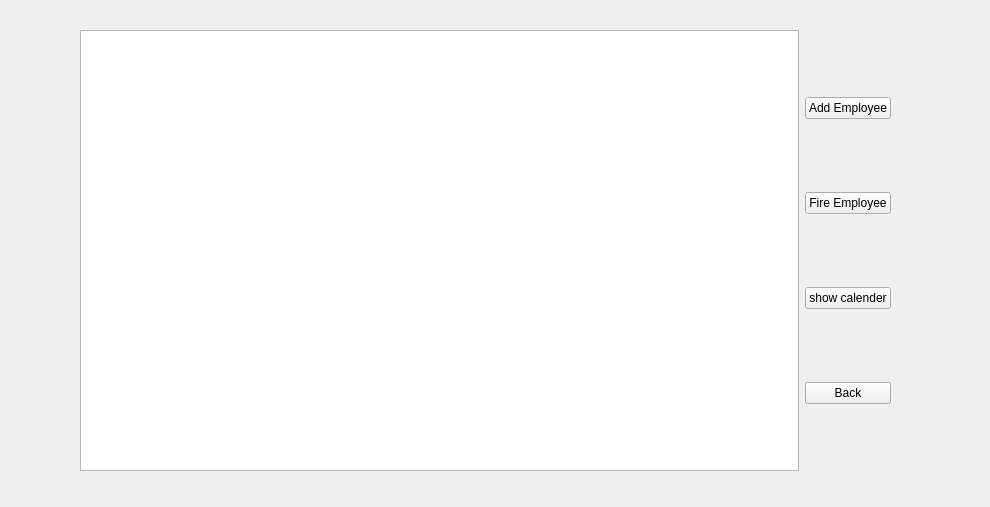
<?xml version="1.0" encoding="UTF-8"?>
<ui version="4.0">
 <class>bossUse</class>
 <widget class="QWidget" name="bossUse">
  <property name="geometry">
   <rect>
    <x>0</x>
    <y>0</y>
    <width>990</width>
    <height>507</height>
   </rect>
  </property>
  <property name="windowTitle">
   <string>Form</string>
  </property>
  <widget class="QWidget" name="horizontalLayoutWidget">
   <property name="geometry">
    <rect>
     <x>80</x>
     <y>30</y>
     <width>811</width>
     <height>441</height>
    </rect>
   </property>
   <layout class="QHBoxLayout" name="horizontalLayout_2">
    <item>
     <layout class="QHBoxLayout" name="horizontalLayout">
      <item>
       <widget class="QTableView" name="tableView">
        <attribute name="horizontalHeaderStretchLastSection">
         <bool>true</bool>
        </attribute>
       </widget>
      </item>
     </layout>
    </item>
    <item>
     <layout class="QVBoxLayout" name="verticalLayout">
      <item>
       <widget class="QPushButton" name="addbtn">
        <property name="text">
         <string>Add Employee</string>
        </property>
       </widget>
      </item>
      <item>
       <widget class="QPushButton" name="firebtn">
        <property name="text">
         <string>Fire Employee</string>
        </property>
       </widget>
      </item>
      <item>
       <widget class="QPushButton" name="calenderbtn">
        <property name="text">
         <string>show calender</string>
        </property>
       </widget>
      </item>
      <item>
       <widget class="QPushButton" name="backbtn">
        <property name="text">
         <string>Back</string>
        </property>
       </widget>
      </item>
     </layout>
    </item>
   </layout>
  </widget>
 </widget>
 <resources/>
 <connections/>
</ui>
